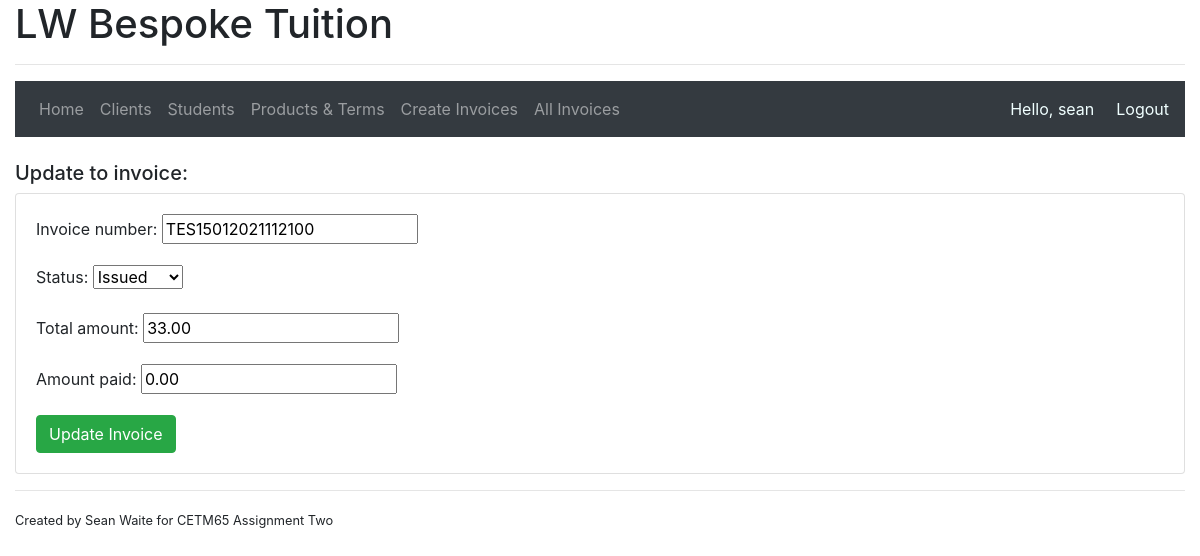
/invoices/6/update (signed in), run on the app's committed database.
### accounts/models.py (models this page shows, shortened)
class Invoices(models.Model):
    DRAFT = 1
    ISSUED = 2
    UNPAID = 3
    PART_PAID = 4
    PAID = 5
    STATUS_CHOICES = (
        (DRAFT,'Draft'),
        (ISSUED,'Issued'),
        (UNPAID,'Unpaid'),
        (PART_PAID,'Part paid'),
        (PAID, 'Paid'),
    )
    invoice_number = models.CharField(max_length=20, unique=True)
    client = models.ForeignKey(Client, related_name='invoices', on_delete=models.CASCADE)
    status = models.IntegerField(choices=STATUS_CHOICES, default=1)
    total_amount = models.DecimalField(max_digits=8, decimal_places=2)
    amount_paid = models.DecimalField(max_digits=8, decimal_places=2)
    amount_outstanding = models.DecimalField(max_digits=8, decimal_places=2)
    date_created = models.DateTimeField(auto_now_add=True)

### accounts/decorators.py (the view)
        def wrapper_func(request, *args, **kwargs):
            denied = False
            for roles in allowed_roles:
                if request.user.groups.filter(name = roles).exists():
                    return view_func(request, *args, **kwargs)
                else:
                    denied = True
            if denied == True:
                return redirect('accounts:home')

### accounts/forms.py (shortened to what this page needs)
class UpdateInvoiceForm(ModelForm):
    class Meta:
        model = Invoices
        exclude = ()
        widgets = {'invoice_number': forms.TextInput(attrs={'readonly':'readonly'}),
                   'total_amount': forms.NumberInput(attrs={'readonly':'readonly'}),
                   'client': forms.HiddenInput(),
                   'amount_outstanding': forms.HiddenInput()}

### accounts/views.py (called while the page is built, shortened)
@login_required(login_url='accounts:login')
@allowedUsers(allowed_roles=['admin'])
def updateInvoices(request, invoice):
    invoice = Invoices.objects.get(pk=invoice)
    update_invoice_form = UpdateInvoiceForm(instance=invoice)
    context = {'update_invoice': update_invoice_form}
    return render(request, 'accounts/updateinvoice.html', context)

### accounts/templates/accounts/updateinvoice.html (shortened to what this page needs)
{% extends "accounts/main.html" %}
{% block main %}
<br>
<h5>Update to invoice:</h5>
<div class="card card-body">
    <form action="" method="POST">
        {{ update_invoice.as_p }}
        <input type="submit" class="btn btn-success" value="Update Invoice">
    </form>
</div>
{% endblock %}

### accounts/templates/accounts/main.html (shortened to what this page needs)
{% load static %}
<!DOCTYPE html>
<html lang="en">
<head>
    <link rel="stylesheet" href="https://stackpath.bootstrapcdn.com/bootstrap/4.4.1/css/bootstrap.min.css">
</head>
<body>
    <div class="container-fluid">
    <h1>LW Bespoke Tuition</h1>
    <hr>
    {% if request.user.is_authenticated %}
    <nav class="navbar navbar-expand-lg navbar-dark bg-dark">
        <div class="collapse navbar-collapse" id="navbarNav">
          <ul class="navbar-nav">
            {% if request.user.is_staff %}
                <li class="nav-item">
                    <a class="nav-link" href="{% url 'accounts:home' %}">Home <span class="sr-only">(current)</span></a>
                </li>
                <li class="nav-item">
                    <a class="nav-link" href="{% url 'accounts:allclients' %}">Clients</a>
                </li>
                <li class="nav-item">
                    <a class="nav-link" href="{% url 'accounts:allstudents' %}">Students</a>
                </li>
                <li class="nav-item">
                    <a class="nav-link" href="{% url 'accounts:refdata' %}">Products & Terms</a>
                </li>
                <li class="nav-item">
                    <a class="nav-link" href="{% url 'accounts:accounts' %}">Create Invoices</a>
                </li>
                <li class="nav-item">
                    <a class="nav-link" href="{% url 'accounts:invoices' %}">All Invoices</a>
                </li>
            {% endif %}
          </ul>
        </div>
        <span name="username" style="color:azure; margin-right: 22px;">Hello, {{ request.user }}</span>
        <span name="logout"><a style="color:azure;" href="{% url 'accounts:logout' %}">Logout</a></span>
    </nav>
    {% endif %}
        {% block main %}
        {% endblock %}
    <hr>
    <small>Created by Sean Waite for CETM65 Assignment Two</small>
    </div>
</body>
</html>

### data on the page
Invoices: invoice_number "TES15012021112100", status "Issued", total_amount "33.00", amount_paid "0.00"

### other printed values
{{ request.user }} "sean"
